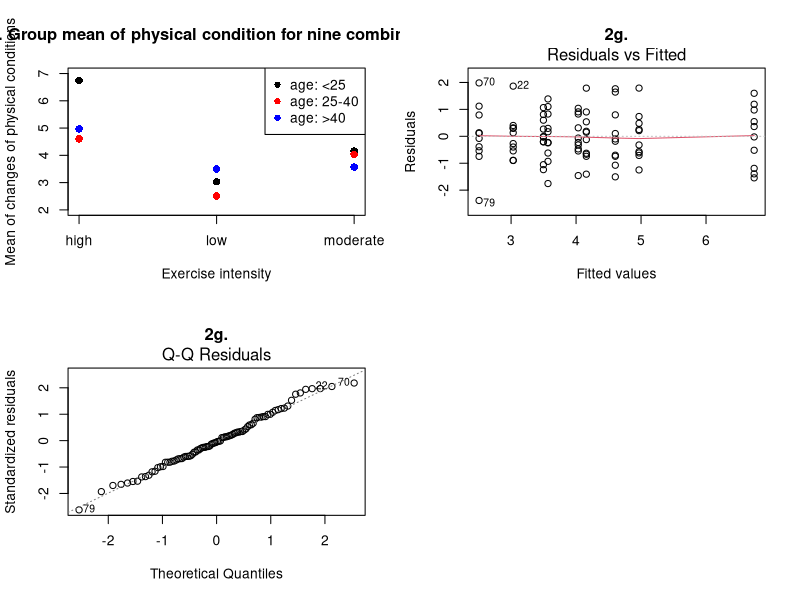

Reproduce this figure in R.
par(mfrow=c(2,2))
# load data for part1
intron_gc<-read.table("intron_gc.txt",header=F)
exon_gc<-read.table("exon_gc.txt",header=F)

# 1a
# Parametric test null hypothesis: no difference, mean, same gene.
test_1a<-t.test(intron_gc[,1], exon_gc[,1], paired = T)
cat("1a. Since each line corrseponds to the same gene, I chosen paired t test. 
    The p-value is", test_1a$p.value, ", reject null hypothesis, so they are different.\n" )

# 1b
# Non-parametric test for same question 1a: no difference, median, same gene
test_1b<-wilcox.test(intron_gc[,1], exon_gc[,1], paired = T)
cat("1b. Since each line corrseponds to the same gene, I chosen Wilcoxon signed rank test. 
    The p-value is", test_1b$p.value, ", still reject null hypothesis, so they are different.\n" )

# 1c
writeLines("1c. Advantages: 
    1. Useful when lack/less assumptions. 
    2. Accept small sample sizes. 
    3. Can be used for almost all data types, even unknown distribution.
    Disadvantages: Less powerful than parametric tests when assumptions hold.")

# 1d
O = c(390,1000,1149,872,481,205,90)
totalregions = sum(O*c(0,1,2,3,4,5,6.5))
meanregions = totalregions/4187
cat("1d. The mean number of regions with GC repeats in a gene is" ,meanregions,"\n")

# 1e
# according 1d, 1 gene has 2.256508 regions with CG repeats in average
# each exonic region may has a GC repeat
# there are 15 exonic regions in a gene, so max: 15 repeats
# a single exomic region has a GC repeat: mean/15
# mean = np
prob = meanregions/15
cat("1e. The probability of a single exomic region has a GC repeat is",meanregions/15,".
    The probability of observing more than 6 exonic GC regions in a gene is", 1 - pbinom(6,15,prob),"\n")

# 1f
# expected
E <- c(dbinom(0:5,15,prob)*4187,(1-sum(dbinom(0:5,15,prob)))*4187)
res_1f<-as.data.frame(rbind(O,E))
names(res_1f)<-c(0,1,2,3,4,5,'<=6')
writeLines("1f. Table of 1f:")
print(res_1f)

# 1g
X2 = sum((O-E)^2/E)
# df = K - 1 - number of estimated parameters = 7-1-1 (one para: mean)
df = 7-1-1
cat("1g. Test statics:",X2,", p-value:",1-pchisq(X2,df=df),", the number of degrees of freedom:", df,"\n")

# 1h
writeLines("1h. P-value is smaller than 0.05, thus we reject the null hypothesis: the data appear to follow binomial distribution.\n")

# load data for part2
condi<-read.table("conditions.txt",header=T)
condi_2<-read.table("conditions.txt",header=T)
# 2a.
writeLines("2a. Test: One way analysis of variance. 
    Null hypothesis: all means are equal, exercise intensity has no effect on condition. 
    Alternative hypothesis: not all means are equal, they are dependent.\n")

# 2b.
test_2b<-anova(lm(change~1,data=condi),lm(change~level,data=condi))
cat("2b. P-value:", test_2b$"Pr(>F)"[2],". Reject null hypothesis, change of physical condition does depend on exercise intensity.\n")

# 2c.
condi$group <- factor(paste(condi$age,condi$level))
means <- tapply(condi$change,condi$group,mean)
plot(means[1:3],pch=16,col="black", cex=1.2, main="2c. Group mean of physical condition for nine combinations", xlab="Exercise intensity", ylab = "Mean of changes of physical conditions", ylim = c(2,7), xaxt = "n")
axis(1, c(1:3), c("high","low","moderate"))
points(means[4:6],pch=16,cex=1.2,col="red")
points(means[7:9],pch=16,cex=1.2,col="blue")
legend("topright",c("age: <25","age: 25-40","age: >40"), col=c("black","red","blue"),pch=16)
writeLines("2c. Please see plot\n")

# 2d.
a<-lm(formula = change ~ age + level, data=condi)
cat("2d. The Multiple R-squared (Adjusted):", summary(a)$adj.r.squared,"\n")
summary(a)

# 2e.
# writeLines("2e. Design matrix:")
# print(head(cbind(model.matrix(a),condi_2)))
# condi_change=5.9577984-0.9286240(if age>40)-0.6320964(if age25-40)-2.4252735(if l)-1.5180187(if m)
cat("2e. The predicted change of physical condition for a 36 year old after moderate exercise intensity is", a$coefficients[1]+a$coefficients[3]+a$coefficients[5],"\n")

# 2f.
b <- lm(formula = change ~ level * age, data=condi)
test_2f <- anova(a,b)
cat("2f. I use the two way ANOVA with interaction test. The p-value is", test_2f$"Pr(>F)"[2],"\n")

# 2g.
writeLines("2g. Thus, there is a significant interaction between the effect of exercise intensity and age. 
    They are not independent of each other. The effect of exercise intensity on physical condition depends on age.\n")

# 2h.
plot(b,which=c(2,1), main = "2g.")
writeLines("2h. The qq plot and residuals plot looks not bad. So the basic assumptions of this ANOVA test are hold. 
    From of plot 2c, the previous additive assumption is rejectd, and interaction assumption of this test is satisffed. \n")

